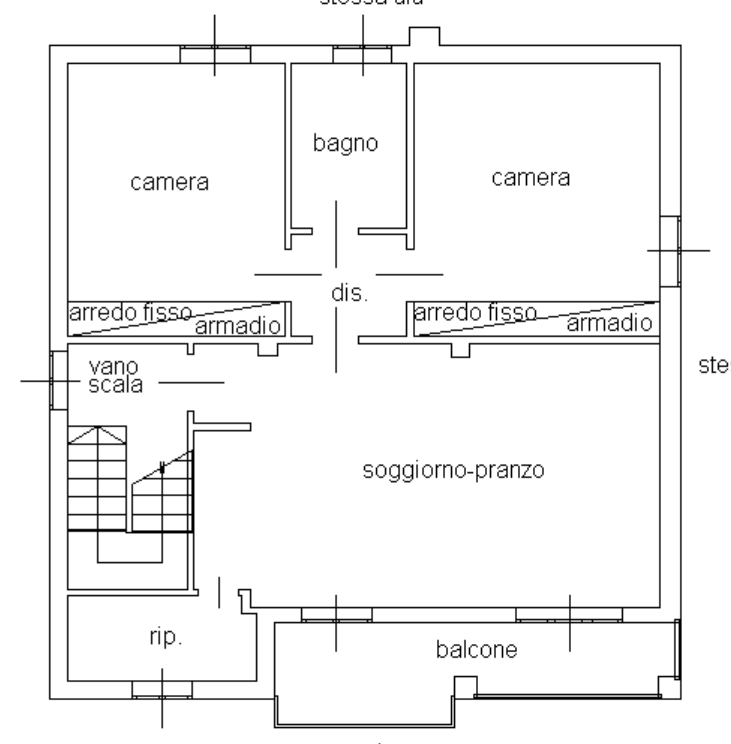
#> input picture PlanParser/atomic_v2/ocr_preprocess/artifacts/scheda_catastale/region_001/revision_001/01_normalized_original.png, 731 x 744 px
$ python -i room_polygon.py   (imports and definitions only)
#> lines starting #> are read from the running program, lines starting #| are printed output that depends on the picture; after the words box and inside, x2 and y2 are one past the last pixel; in counts of white or black regions, pixels touching at a corner belong together
#> further down, picture is the input picture: shape (744, 731, 3); min 0, max 255, mean 243.5
"""
Room Polygon Detection
======================
Detects room polygons using region growing from OCR label positions.

Approach:
1. Binarize image (walls = black, spaces = white)
2. Find connected white regions (potential rooms)
3. Match OCR labels to regions (which region contains the label point?)
4. Extract contour of each matched region → room polygon

This is much more robust than trying to construct polygons from line segments.
"""

import logging
import math
from dataclasses import dataclass, field
from pathlib import Path
from typing import Any

import cv2
import numpy as np

logger = logging.getLogger(__name__)


@dataclass
class RoomPolygon:
    """A detected room with its polygon boundary."""
    label: str
    label_position: tuple[int, int]  # Where the OCR text was found
    contour: np.ndarray  # OpenCV contour (Nx1x2 array)

    # Computed properties
    area_pixels: float = 0.0
    perimeter_pixels: float = 0.0
    bounding_box: tuple[int, int, int, int] = (0, 0, 0, 0)  # x, y, w, h
    centroid: tuple[int, int] = (0, 0)

    # Simplified polygon (fewer vertices)
    simplified_contour: np.ndarray | None = None
    vertices: list[tuple[int, int]] = field(default_factory=list)

    # [49 lines left out: functions __post_init__, area_m2, perimeter_m, to_dict, not called in this run]


@dataclass
class RegionGrowingResult:
    """Result of room polygon detection."""
    rooms: list[RoomPolygon] = field(default_factory=list)
    unmatched_labels: list[tuple[str, tuple[int, int]]] = field(default_factory=list)
    total_regions_found: int = 0
    image_width: int = 0
    image_height: int = 0


@dataclass
class RegionGrowingConfig:
    """Configuration for region growing algorithm."""
    # Binarization
    binary_threshold: int = 200  # Pixels brighter than this = white (room)
    use_adaptive: bool = True    # Use adaptive thresholding
    adaptive_block_size: int = 51
    adaptive_c: int = 10

    # Morphological operations
    wall_thickness_px: int = 3   # Dilate walls by this amount
    close_gaps: bool = True      # Close small gaps in walls
    gap_close_size: int = 5

    # Region filtering
    min_room_area: int = 1000    # Minimum room area in pixels
    max_room_area_ratio: float = 0.5  # Max room as ratio of image

    # Contour simplification
    simplify_epsilon_ratio: float = 0.01  # Douglas-Peucker epsilon as ratio of perimeter


class RoomPolygonDetector:
    """
    Detects room polygons using region growing from OCR label positions.

    This approach is more robust than line-based polygon construction because:
    1. We already have "seeds" (OCR labels with positions)
    2. Walls naturally separate regions
    3. No need to reconstruct complex topologies from line segments
    """

    def __init__(self, config: RegionGrowingConfig | None = None):
        self.config = config or RegionGrowingConfig()

    # [63 lines left out: function detect, not called in this run]

    def _binarize(self, image: np.ndarray) -> np.ndarray:
        """
        Binarize image: walls = 0 (black), rooms = 255 (white).
        """
        # Convert to grayscale
        if len(image.shape) == 3:
            gray = cv2.cvtColor(image, cv2.COLOR_BGR2GRAY)
        else:
            gray = image.copy()

        # Binarize
        if self.config.use_adaptive:
            # Adaptive thresholding works better for varying lighting
            binary = cv2.adaptiveThreshold(
                gray, 255,
                cv2.ADAPTIVE_THRESH_GAUSSIAN_C,
                cv2.THRESH_BINARY,
                self.config.adaptive_block_size,
                self.config.adaptive_c
            )
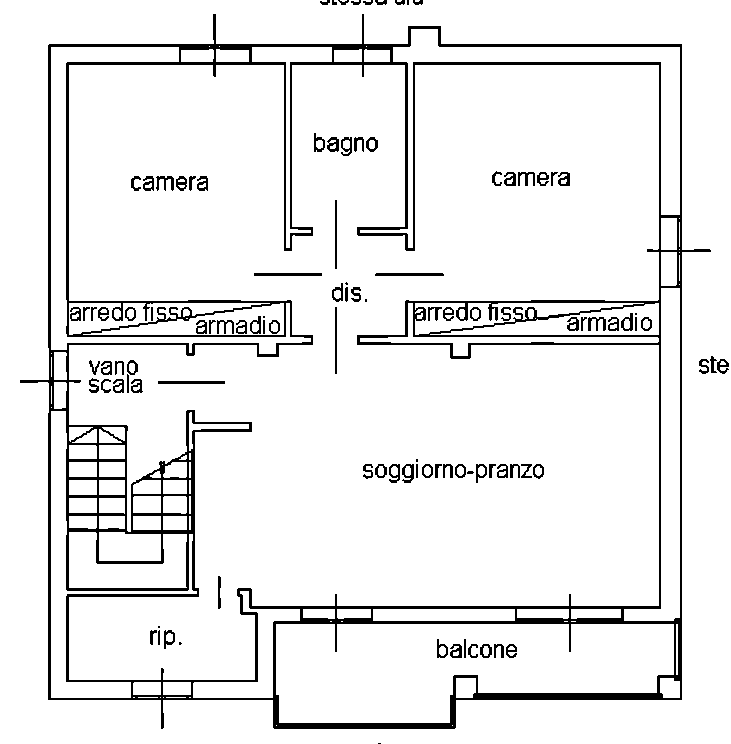
#> binary: shape (744, 731); 92.7% white; 106 black regions (11 under 20 px), largest, box (x1, y1, x2, y2) and area: (20, 14, 711, 729) 32379, (375, 273, 444, 276) 205, (254, 273, 322, 276) 204
        else:
            _, binary = cv2.threshold(gray, self.config.binary_threshold, 255, cv2.THRESH_BINARY)

        # Invert if needed (we want walls=black, rooms=white)
        # Planimetry walls are usually dark lines on white background
        # After thresholding, walls should be black (0)

        # Close small gaps in walls
        if self.config.close_gaps:
            kernel = np.ones((self.config.gap_close_size, self.config.gap_close_size), np.uint8)
            # Erode white regions (shrink rooms) to close gaps
            binary = cv2.erode(binary, kernel, iterations=1)
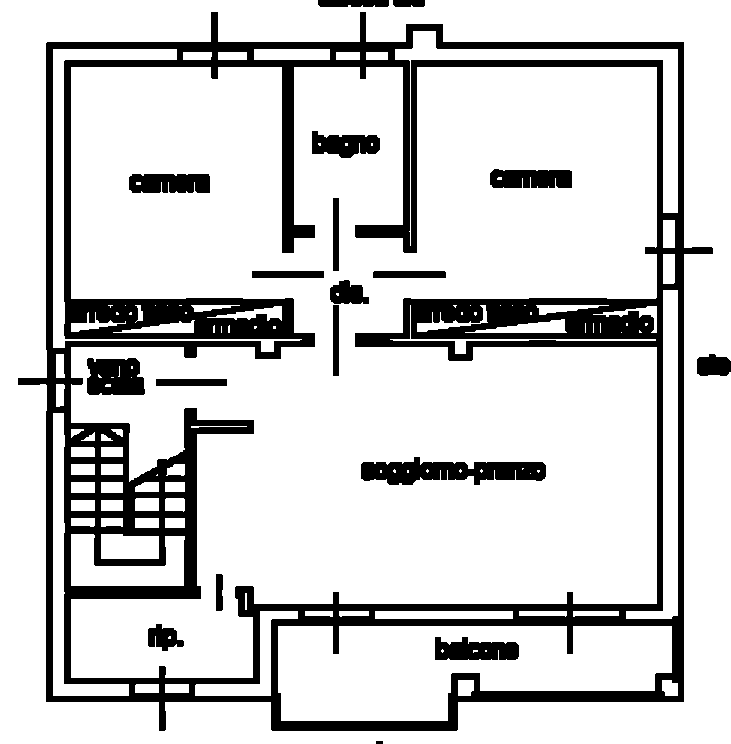
#> binary: shape (744, 731); 82% white; 19 black regions, largest, box (x1, y1, x2, y2) and area: (18, 12, 713, 731) 81567, (361, 457, 546, 485) 3300, (87, 358, 145, 395) 1886
            # Dilate back
            binary = cv2.dilate(binary, kernel, iterations=1)
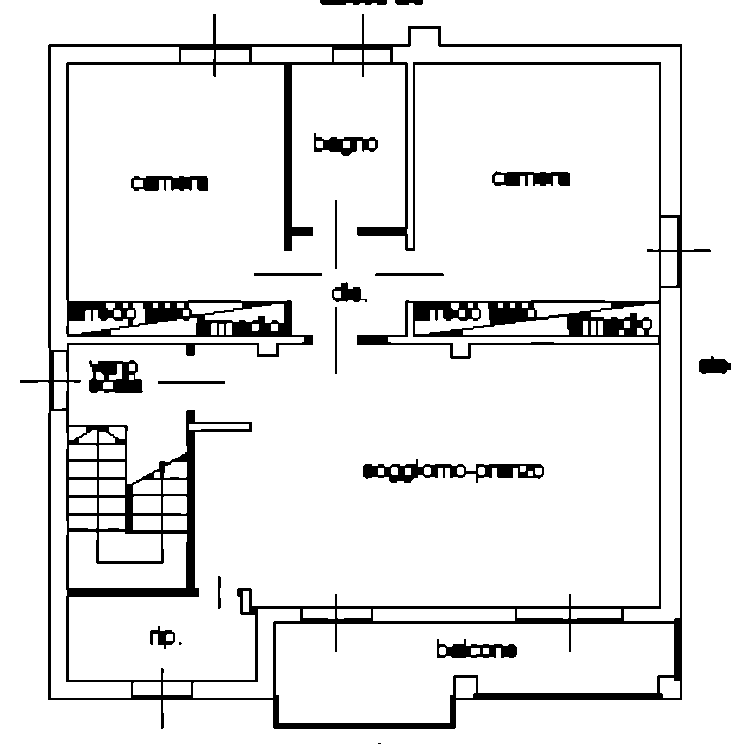
#> binary: shape (744, 731); 91.1% white; 20 black regions (2 under 20 px), largest, box (x1, y1, x2, y2) and area: (20, 14, 711, 729) 39991, (363, 459, 544, 483) 1792, (89, 360, 143, 393) 1202

        # Thicken walls slightly
        if self.config.wall_thickness_px > 0:
            kernel = np.ones((self.config.wall_thickness_px, self.config.wall_thickness_px), np.uint8)
            # Erode white = thicken black walls
            binary = cv2.erode(binary, kernel, iterations=1)
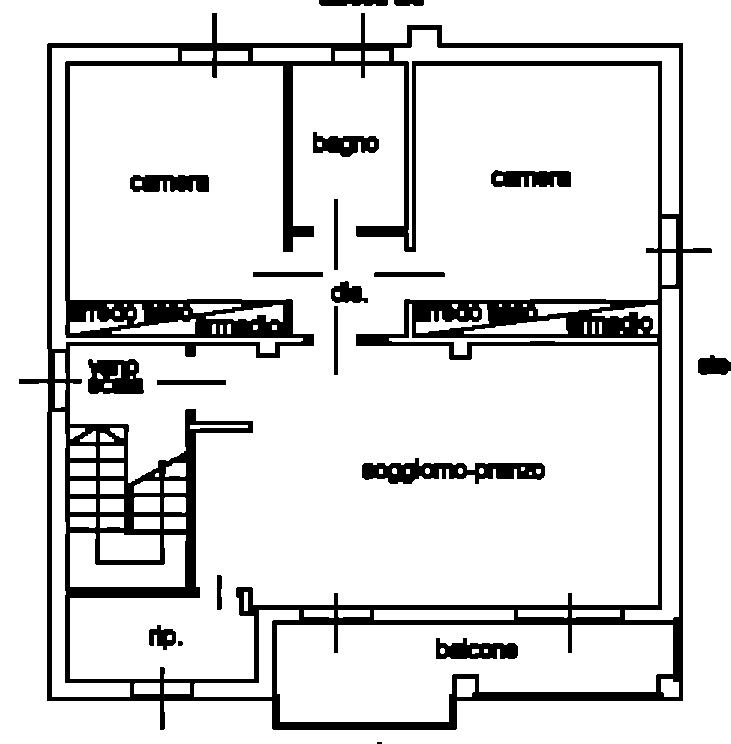
#> binary: shape (744, 731); 86.5% white; 20 black regions (1 under 20 px), largest, box (x1, y1, x2, y2) and area: (19, 13, 712, 730) 61131, (362, 458, 545, 484) 2578, (88, 359, 144, 394) 1560

        return binary

    # [105 lines left out: functions _find_regions, visualize, not called in this run]

    def visualize_binary(
        self,
        image: np.ndarray,
        output_path: str | Path | None = None
    ) -> np.ndarray:
        """Visualize the binarized image (for debugging)."""
        binary = self._binarize(image)

        if output_path:
            cv2.imwrite(str(output_path), binary)
            logger.info(f"Saved binary visualization to: {output_path}")

        return binary

>>> import cv2
>>> picture = cv2.imread('../../atomic_v2/ocr_preprocess/artifacts/scheda_catastale/region_001/revision_001/01_normalized_original.png')
>>> result = RoomPolygonDetector().visualize_binary(picture)
